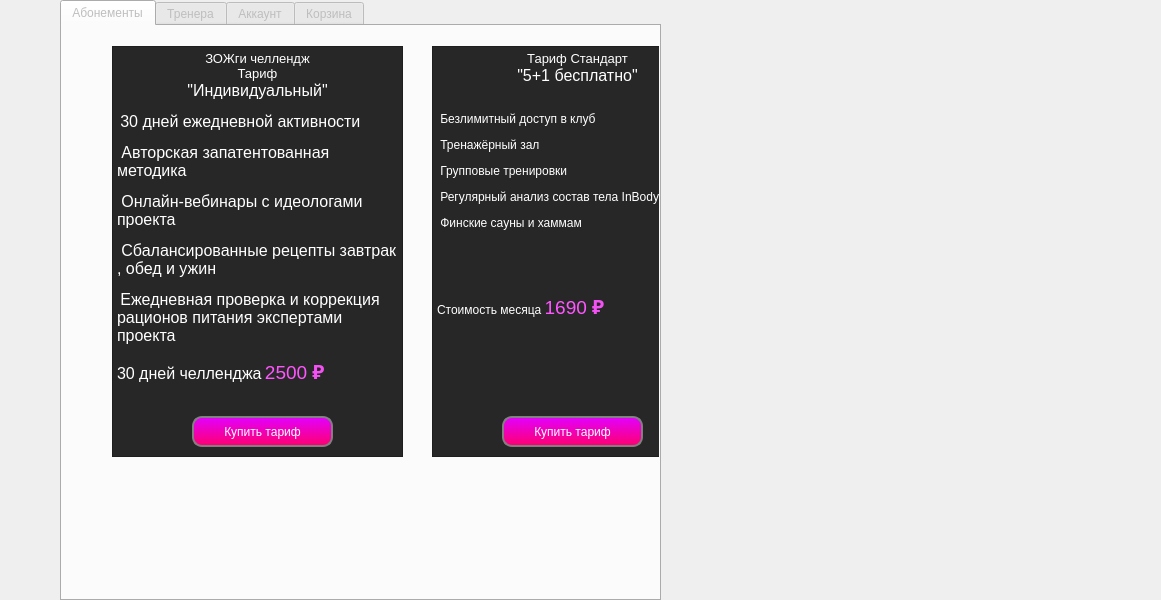
<?xml version="1.0" encoding="UTF-8"?>
<ui version="4.0">
 <class>MainWindow</class>
 <widget class="QMainWindow" name="MainWindow">
  <property name="geometry">
   <rect>
    <x>0</x>
    <y>0</y>
    <width>1161</width>
    <height>600</height>
   </rect>
  </property>
  <property name="windowTitle">
   <string>MainWindow</string>
  </property>
  <widget class="QWidget" name="centralwidget">
   <property name="enabled">
    <bool>false</bool>
   </property>
   <widget class="QTabWidget" name="tabWidget">
    <property name="enabled">
     <bool>false</bool>
    </property>
    <property name="geometry">
     <rect>
      <x>60</x>
      <y>0</y>
      <width>601</width>
      <height>601</height>
     </rect>
    </property>
    <property name="styleSheet">
     <string notr="true"/>
    </property>
    <property name="currentIndex">
     <number>0</number>
    </property>
    <widget class="QWidget" name="tab">
     <property name="styleSheet">
      <string notr="true">QWidget#tab{
	background-repeat: no-repeat;
	background-image: url(C:/DB_FINTESS_CENTRE/FINTESS_CENTRE/fitnes_image.jpg);
	background-position: center;
}
</string>
     </property>
     <attribute name="title">
      <string>Абонементы</string>
     </attribute>
     <widget class="QPushButton" name="pushButton_2">
      <property name="geometry">
       <rect>
        <x>440</x>
        <y>390</y>
        <width>141</width>
        <height>31</height>
       </rect>
      </property>
      <property name="styleSheet">
       <string notr="true">QPushButton {
	background: qlineargradient(x1:0, y1:0, x2:0, y2:1, stop:0 #e100ff, stop:1 #ff006f);
	color: white;
    border: 2px solid gray;
    border-radius: 10px; /* Радиус закругления */
    padding: 2px 10px;
}</string>
      </property>
      <property name="text">
       <string>Купить тариф</string>
      </property>
     </widget>
     <widget class="QPushButton" name="pushButton_3">
      <property name="geometry">
       <rect>
        <x>770</x>
        <y>390</y>
        <width>141</width>
        <height>31</height>
       </rect>
      </property>
      <property name="styleSheet">
       <string notr="true">QPushButton {
	background: qlineargradient(x1:0, y1:0, x2:0, y2:1, stop:0 #e100ff, stop:1 #ff006f);
	color: white;
    border: 2px solid gray;
    border-radius: 10px; /* Радиус закругления */
    padding: 2px 10px;
}</string>
      </property>
      <property name="text">
       <string>Купить тариф</string>
      </property>
     </widget>
     <widget class="QPushButton" name="pushButton">
      <property name="enabled">
       <bool>false</bool>
      </property>
      <property name="geometry">
       <rect>
        <x>130</x>
        <y>390</y>
        <width>141</width>
        <height>31</height>
       </rect>
      </property>
      <property name="styleSheet">
       <string notr="true">QPushButton#pushButton {
	background: qlineargradient(x1:0, y1:0, x2:0, y2:1, stop:0 #e100ff, stop:1 #ff006f);
	color: white;
    border: 2px solid gray;
    border-radius: 10px; /* Радиус закругления */
    padding: 2px 10px;
}</string>
      </property>
      <property name="text">
       <string>Купить тариф</string>
      </property>
      <property name="autoRepeat">
       <bool>false</bool>
      </property>
      <property name="default">
       <bool>false</bool>
      </property>
     </widget>
     <widget class="QTextEdit" name="textEdit">
      <property name="geometry">
       <rect>
        <x>50</x>
        <y>20</y>
        <width>291</width>
        <height>411</height>
       </rect>
      </property>
      <property name="sizePolicy">
       <sizepolicy hsizetype="Preferred" vsizetype="Preferred">
        <horstretch>0</horstretch>
        <verstretch>0</verstretch>
       </sizepolicy>
      </property>
      <property name="minimumSize">
       <size>
        <width>291</width>
        <height>411</height>
       </size>
      </property>
      <property name="maximumSize">
       <size>
        <width>291</width>
        <height>411</height>
       </size>
      </property>
      <property name="styleSheet">
       <string notr="true">QTextEdit {
    color: white;
    background-color: rgb(39, 39, 39);
}</string>
      </property>
      <property name="html">
       <string>&lt;!DOCTYPE HTML PUBLIC &quot;-//W3C//DTD HTML 4.0//EN&quot; &quot;http://www.w3.org/TR/REC-html40/strict.dtd&quot;&gt;
&lt;html&gt;&lt;head&gt;&lt;meta name=&quot;qrichtext&quot; content=&quot;1&quot; /&gt;&lt;meta charset=&quot;utf-8&quot; /&gt;&lt;style type=&quot;text/css&quot;&gt;
p, li { white-space: pre-wrap; }
hr { height: 1px; border-width: 0; }
li.unchecked::marker { content: &quot;\2610&quot;; }
li.checked::marker { content: &quot;\2612&quot;; }
&lt;/style&gt;&lt;/head&gt;&lt;body style=&quot; font-family:'Segoe UI'; font-size:9pt; font-weight:400; font-style:normal;&quot;&gt;
&lt;p align=&quot;center&quot; style=&quot; margin-top:0px; margin-bottom:0px; margin-left:0px; margin-right:0px; -qt-block-indent:0; text-indent:0px;&quot;&gt;&lt;span style=&quot; font-size:10pt;&quot;&gt;ЗОЖги челлендж&lt;/span&gt;&lt;/p&gt;
&lt;p align=&quot;center&quot; style=&quot; margin-top:0px; margin-bottom:0px; margin-left:0px; margin-right:0px; -qt-block-indent:0; text-indent:0px;&quot;&gt;&lt;span style=&quot; font-size:10pt;&quot;&gt;Тариф&lt;/span&gt;&lt;/p&gt;
&lt;p align=&quot;center&quot; style=&quot; margin-top:0px; margin-bottom:0px; margin-left:0px; margin-right:0px; -qt-block-indent:0; text-indent:0px;&quot;&gt;&lt;span style=&quot; font-size:12pt;&quot;&gt;&amp;quot;Индивидуальный&amp;quot;&lt;/span&gt;&lt;/p&gt;
&lt;p style=&quot; margin-top:12px; margin-bottom:12px; margin-left:0px; margin-right:0px; -qt-block-indent:0; text-indent:0px;&quot;&gt;&lt;img src=&quot;:/icons/icons/abonement-check-mark.svg&quot; /&gt; &lt;span style=&quot; font-size:12pt;&quot;&gt;30 дней ежедневной активности&lt;/span&gt;&lt;/p&gt;
&lt;p style=&quot; margin-top:12px; margin-bottom:12px; margin-left:0px; margin-right:0px; -qt-block-indent:0; text-indent:0px;&quot;&gt;&lt;img src=&quot;:/icons/icons/abonement-check-mark.svg&quot; /&gt;&lt;span style=&quot; font-size:12pt;&quot;&gt; Авторская запатентованная методика&lt;/span&gt;&lt;/p&gt;
&lt;p style=&quot; margin-top:12px; margin-bottom:12px; margin-left:0px; margin-right:0px; -qt-block-indent:0; text-indent:0px;&quot;&gt;&lt;img src=&quot;:/icons/icons/abonement-check-mark.svg&quot; /&gt;&lt;span style=&quot; font-size:12pt;&quot;&gt; Онлайн-вебинары с идеологами проекта&lt;/span&gt;&lt;/p&gt;
&lt;p style=&quot; margin-top:12px; margin-bottom:12px; margin-left:0px; margin-right:0px; -qt-block-indent:0; text-indent:0px;&quot;&gt;&lt;img src=&quot;:/icons/icons/abonement-check-mark.svg&quot; /&gt;&lt;span style=&quot; font-size:12pt;&quot;&gt; Сбалансированные рецепты завтрак , обед и ужин&lt;/span&gt;&lt;/p&gt;
&lt;p style=&quot; margin-top:12px; margin-bottom:12px; margin-left:0px; margin-right:0px; -qt-block-indent:0; text-indent:0px;&quot;&gt;&lt;img src=&quot;:/icons/icons/abonement-check-mark.svg&quot; /&gt; &lt;span style=&quot; font-size:12pt;&quot;&gt;Ежедневная проверка и коррекция рационов питания экспертами проекта&lt;/span&gt;&lt;/p&gt;
&lt;p style=&quot; margin-top:12px; margin-bottom:12px; margin-left:0px; margin-right:0px; -qt-block-indent:0; text-indent:0px;&quot;&gt;&lt;span style=&quot; font-size:12pt;&quot;&gt;30 дней челленджа&lt;/span&gt;&lt;span style=&quot; color:#ff55ff;&quot;&gt; &lt;/span&gt;&lt;span style=&quot; font-size:14pt; color:#ff55ff;&quot;&gt;2500 &lt;/span&gt;&lt;span style=&quot; font-family:'Google Sans','arial','sans-serif'; font-size:20px; font-weight:500; color:#f451f4;&quot;&gt;₽&lt;/span&gt;&lt;/p&gt;
&lt;p align=&quot;justify&quot; style=&quot;-qt-paragraph-type:empty; margin-top:0px; margin-bottom:0px; margin-left:0px; margin-right:0px; -qt-block-indent:0; text-indent:0px; font-size:12pt;&quot;&gt;&lt;br /&gt;&lt;/p&gt;&lt;/body&gt;&lt;/html&gt;</string>
      </property>
     </widget>
     <widget class="QTextEdit" name="textEdit_2">
      <property name="geometry">
       <rect>
        <x>370</x>
        <y>20</y>
        <width>291</width>
        <height>411</height>
       </rect>
      </property>
      <property name="styleSheet">
       <string notr="true">QTextEdit {
    color: white;
    background-color: rgb(39, 39, 39);
}</string>
      </property>
      <property name="html">
       <string>&lt;!DOCTYPE HTML PUBLIC &quot;-//W3C//DTD HTML 4.0//EN&quot; &quot;http://www.w3.org/TR/REC-html40/strict.dtd&quot;&gt;
&lt;html&gt;&lt;head&gt;&lt;meta name=&quot;qrichtext&quot; content=&quot;1&quot; /&gt;&lt;meta charset=&quot;utf-8&quot; /&gt;&lt;style type=&quot;text/css&quot;&gt;
p, li { white-space: pre-wrap; }
hr { height: 1px; border-width: 0; }
li.unchecked::marker { content: &quot;\2610&quot;; }
li.checked::marker { content: &quot;\2612&quot;; }
&lt;/style&gt;&lt;/head&gt;&lt;body style=&quot; font-family:'Segoe UI'; font-size:9pt; font-weight:400; font-style:normal;&quot;&gt;
&lt;p align=&quot;center&quot; style=&quot; margin-top:0px; margin-bottom:0px; margin-left:0px; margin-right:0px; -qt-block-indent:0; text-indent:0px;&quot;&gt;&lt;span style=&quot; font-size:10pt;&quot;&gt;Тариф Стандарт&lt;/span&gt;&lt;/p&gt;
&lt;p align=&quot;center&quot; style=&quot; margin-top:0px; margin-bottom:0px; margin-left:0px; margin-right:0px; -qt-block-indent:0; text-indent:0px;&quot;&gt;&lt;span style=&quot; font-size:12pt;&quot;&gt;&amp;quot;5+1 бесплатно&amp;quot;&lt;/span&gt;&lt;/p&gt;
&lt;p align=&quot;center&quot; style=&quot;-qt-paragraph-type:empty; margin-top:0px; margin-bottom:0px; margin-left:0px; margin-right:0px; -qt-block-indent:0; text-indent:0px; font-size:10pt;&quot;&gt;&lt;br /&gt;&lt;/p&gt;
&lt;p style=&quot; margin-top:12px; margin-bottom:12px; margin-left:0px; margin-right:0px; -qt-block-indent:0; text-indent:0px;&quot;&gt;&lt;img src=&quot;C:/DB_FINTESS_CENTRE/FINTESS_CENTRE/tick2.png&quot; alt=&quot;Изображение&quot; /&gt; Безлимитный доступ в клуб&lt;/p&gt;
&lt;p style=&quot; margin-top:12px; margin-bottom:12px; margin-left:0px; margin-right:0px; -qt-block-indent:0; text-indent:0px;&quot;&gt;&lt;img src=&quot;C:/DB_FINTESS_CENTRE/FINTESS_CENTRE/tick2.png&quot; alt=&quot;Изображение&quot; /&gt; Тренажёрный зал&lt;/p&gt;
&lt;p style=&quot; margin-top:12px; margin-bottom:12px; margin-left:0px; margin-right:0px; -qt-block-indent:0; text-indent:0px;&quot;&gt;&lt;img src=&quot;C:/DB_FINTESS_CENTRE/FINTESS_CENTRE/tick2.png&quot; alt=&quot;Изображение&quot; /&gt; Групповые тренировки&lt;/p&gt;
&lt;p style=&quot; margin-top:12px; margin-bottom:12px; margin-left:0px; margin-right:0px; -qt-block-indent:0; text-indent:0px;&quot;&gt;&lt;img src=&quot;C:/DB_FINTESS_CENTRE/FINTESS_CENTRE/tick2.png&quot; alt=&quot;Изображение&quot; /&gt; Регулярный анализ состав тела InBody&lt;/p&gt;
&lt;p style=&quot; margin-top:12px; margin-bottom:12px; margin-left:0px; margin-right:0px; -qt-block-indent:0; text-indent:0px;&quot;&gt;&lt;img src=&quot;C:/DB_FINTESS_CENTRE/FINTESS_CENTRE/tick2.png&quot; alt=&quot;Изображение&quot; /&gt; Финские сауны и хаммам&lt;/p&gt;
&lt;p style=&quot;-qt-paragraph-type:empty; margin-top:12px; margin-bottom:12px; margin-left:0px; margin-right:0px; -qt-block-indent:0; text-indent:0px; font-size:8pt;&quot;&gt;&lt;br /&gt;&lt;/p&gt;
&lt;p style=&quot;-qt-paragraph-type:empty; margin-top:12px; margin-bottom:12px; margin-left:0px; margin-right:0px; -qt-block-indent:0; text-indent:0px; font-size:8pt;&quot;&gt;&lt;br /&gt;&lt;/p&gt;
&lt;p style=&quot; margin-top:12px; margin-bottom:12px; margin-left:0px; margin-right:0px; -qt-block-indent:0; text-indent:0px;&quot;&gt;Стоимость месяца&lt;span style=&quot; color:#ff55ff;&quot;&gt; &lt;/span&gt;&lt;span style=&quot; font-size:14pt; color:#ff55ff;&quot;&gt;1690 &lt;/span&gt;&lt;span style=&quot; font-family:'Google Sans','arial','sans-serif'; font-size:20px; font-weight:500; color:#f451f4;&quot;&gt;₽&lt;/span&gt;&lt;/p&gt;
&lt;p align=&quot;justify&quot; style=&quot;-qt-paragraph-type:empty; margin-top:0px; margin-bottom:0px; margin-left:0px; margin-right:0px; -qt-block-indent:0; text-indent:0px; font-size:12pt;&quot;&gt;&lt;br /&gt;&lt;/p&gt;&lt;/body&gt;&lt;/html&gt;</string>
      </property>
     </widget>
     <widget class="QTextEdit" name="textEdit_3">
      <property name="geometry">
       <rect>
        <x>690</x>
        <y>20</y>
        <width>291</width>
        <height>411</height>
       </rect>
      </property>
      <property name="styleSheet">
       <string notr="true">QTextEdit {
    color: white;
    background-color: rgb(39, 39, 39);
}</string>
      </property>
      <property name="html">
       <string>&lt;!DOCTYPE HTML PUBLIC &quot;-//W3C//DTD HTML 4.0//EN&quot; &quot;http://www.w3.org/TR/REC-html40/strict.dtd&quot;&gt;
&lt;html&gt;&lt;head&gt;&lt;meta name=&quot;qrichtext&quot; content=&quot;1&quot; /&gt;&lt;meta charset=&quot;utf-8&quot; /&gt;&lt;style type=&quot;text/css&quot;&gt;
p, li { white-space: pre-wrap; }
hr { height: 1px; border-width: 0; }
li.unchecked::marker { content: &quot;\2610&quot;; }
li.checked::marker { content: &quot;\2612&quot;; }
&lt;/style&gt;&lt;/head&gt;&lt;body style=&quot; font-family:'Segoe UI'; font-size:9pt; font-weight:400; font-style:normal;&quot;&gt;
&lt;p align=&quot;center&quot; style=&quot; margin-top:0px; margin-bottom:0px; margin-left:0px; margin-right:0px; -qt-block-indent:0; text-indent:0px;&quot;&gt;&lt;span style=&quot; font-size:10pt;&quot;&gt;Тариф Стандарт&lt;/span&gt;&lt;/p&gt;
&lt;p align=&quot;center&quot; style=&quot; margin-top:0px; margin-bottom:0px; margin-left:0px; margin-right:0px; -qt-block-indent:0; text-indent:0px;&quot;&gt;&lt;span style=&quot; font-size:12pt;&quot;&gt;&amp;quot;5+1 бесплатно&amp;quot;&lt;/span&gt;&lt;/p&gt;
&lt;p align=&quot;center&quot; style=&quot;-qt-paragraph-type:empty; margin-top:0px; margin-bottom:0px; margin-left:0px; margin-right:0px; -qt-block-indent:0; text-indent:0px; font-size:10pt;&quot;&gt;&lt;br /&gt;&lt;/p&gt;
&lt;p style=&quot; margin-top:12px; margin-bottom:12px; margin-left:0px; margin-right:0px; -qt-block-indent:0; text-indent:0px;&quot;&gt;&lt;img src=&quot;C:/DB_FINTESS_CENTRE/FINTESS_CENTRE/tick2.png&quot; alt=&quot;Изображение&quot; /&gt; 6 месяцев безлимитного доступа в один клуб&lt;/p&gt;
&lt;p style=&quot; margin-top:12px; margin-bottom:12px; margin-left:0px; margin-right:0px; -qt-block-indent:0; text-indent:0px;&quot;&gt;&lt;img src=&quot;C:/DB_FINTESS_CENTRE/FINTESS_CENTRE/tick2.png&quot; alt=&quot;Изображение&quot; /&gt; Тренажёрный зал&lt;/p&gt;
&lt;p style=&quot; margin-top:12px; margin-bottom:12px; margin-left:0px; margin-right:0px; -qt-block-indent:0; text-indent:0px;&quot;&gt;&lt;img src=&quot;C:/DB_FINTESS_CENTRE/FINTESS_CENTRE/tick2.png&quot; alt=&quot;Изображение&quot; /&gt; Групповые тренировки&lt;/p&gt;
&lt;p style=&quot; margin-top:12px; margin-bottom:12px; margin-left:0px; margin-right:0px; -qt-block-indent:0; text-indent:0px;&quot;&gt;&lt;img src=&quot;C:/DB_FINTESS_CENTRE/FINTESS_CENTRE/tick2.png&quot; alt=&quot;Изображение&quot; /&gt; Регулярный анализ состав тела InBody&lt;/p&gt;
&lt;p style=&quot; margin-top:12px; margin-bottom:12px; margin-left:0px; margin-right:0px; -qt-block-indent:0; text-indent:0px;&quot;&gt;&lt;img src=&quot;C:/DB_FINTESS_CENTRE/FINTESS_CENTRE/tick2.png&quot; alt=&quot;Изображение&quot; /&gt; Финские сауны и хаммам&lt;/p&gt;
&lt;p style=&quot;-qt-paragraph-type:empty; margin-top:12px; margin-bottom:12px; margin-left:0px; margin-right:0px; -qt-block-indent:0; text-indent:0px; font-size:12pt;&quot;&gt;&lt;br /&gt;&lt;/p&gt;
&lt;p style=&quot; margin-top:12px; margin-bottom:12px; margin-left:0px; margin-right:0px; -qt-block-indent:0; text-indent:0px;&quot;&gt;Стоимость месяца&lt;span style=&quot; color:#ff55ff;&quot;&gt; &lt;/span&gt;&lt;span style=&quot; font-size:14pt; color:#ff55ff;&quot;&gt;1190 &lt;/span&gt;&lt;span style=&quot; font-family:'Google Sans','arial','sans-serif'; font-size:20px; font-weight:500; color:#f451f4;&quot;&gt;₽&lt;/span&gt;&lt;/p&gt;
&lt;p align=&quot;justify&quot; style=&quot;-qt-paragraph-type:empty; margin-top:0px; margin-bottom:0px; margin-left:0px; margin-right:0px; -qt-block-indent:0; text-indent:0px; font-size:12pt;&quot;&gt;&lt;br /&gt;&lt;/p&gt;&lt;/body&gt;&lt;/html&gt;</string>
      </property>
     </widget>
     <zorder>textEdit_3</zorder>
     <zorder>textEdit_2</zorder>
     <zorder>textEdit</zorder>
     <zorder>pushButton_2</zorder>
     <zorder>pushButton_3</zorder>
     <zorder>pushButton</zorder>
    </widget>
    <widget class="QWidget" name="tab_2">
     <attribute name="title">
      <string>Тренера</string>
     </attribute>
    </widget>
    <widget class="QWidget" name="tab_3">
     <attribute name="title">
      <string>Аккаунт</string>
     </attribute>
    </widget>
    <widget class="QWidget" name="tab_4">
     <attribute name="title">
      <string>Корзина</string>
     </attribute>
    </widget>
   </widget>
  </widget>
 </widget>
 <resources/>
 <connections/>
</ui>
